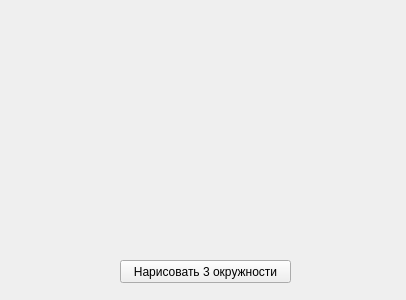
<?xml version="1.0" encoding="UTF-8"?>
<ui version="4.0">
 <class>Form</class>
 <widget class="QWidget" name="Form">
  <property name="geometry">
   <rect>
    <x>0</x>
    <y>0</y>
    <width>406</width>
    <height>300</height>
   </rect>
  </property>
  <property name="windowTitle">
   <string>Form</string>
  </property>
  <widget class="QPushButton" name="pushButton">
   <property name="geometry">
    <rect>
     <x>120</x>
     <y>260</y>
     <width>171</width>
     <height>23</height>
    </rect>
   </property>
   <property name="text">
    <string>Нарисовать 3 окружности</string>
   </property>
  </widget>
 </widget>
 <resources/>
 <connections/>
</ui>
